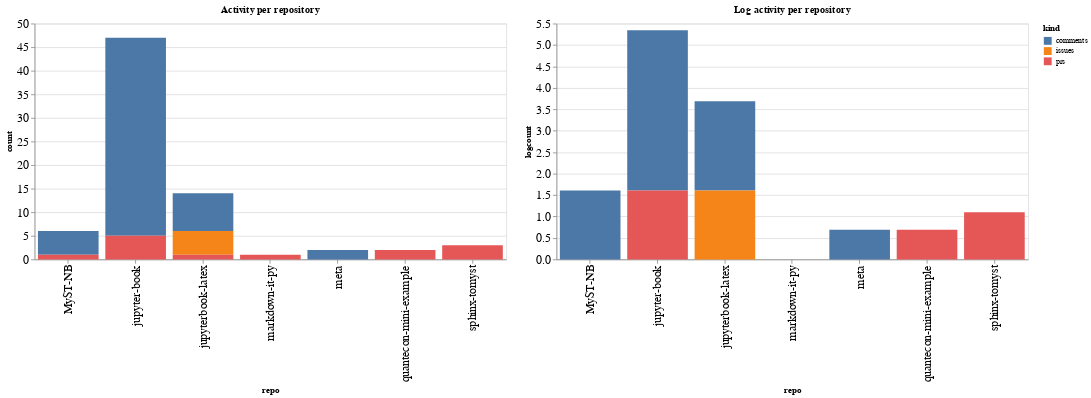

Notebook code for this chart:
### Code cell
ch1 = alt.Chart(repo_summaries, width=600, title="Activity per repository").mark_bar().encode(
    x='repo',
    y='count',
    color='kind',
    tooltip="kind"
)

ch2 = alt.Chart(repo_summaries, width=600, title="Log activity per repository").mark_bar().encode(
    x='repo',
    y='logcount',
    color='kind',
    tooltip="kind"
)

ch1 | ch2

### Figure 1 — Vega-Lite specification as saved in the notebook (floating-point values rounded to 4 significant figures)
{"config": {"axisLeft": {"labelFontSize": 15}, "axisBottom": {"labelFontSize": 15}}, "hconcat": [{"mark": "bar", "encoding": {"color": {"type": "nominal", "field": "kind"}, "tooltip": {"type": "nominal", "field": "kind"}, "x": {"type": "nominal", "field": "repo"}, "y": {"type": "quantitative", "field": "count"}}, "title": "Activity per repository", "width": 600}, {"mark": "bar", "encoding": {"color": {"type": "nominal", "field": "kind"}, "tooltip": {"type": "nominal", "field": "kind"}, "x": {"type": "nominal", "field": "repo"}, "y": {"type": "quantitative", "field": "logcount"}}, "title": "Log activity per repository", "width": 600}], "data": {"name": "data-cf35bae026c8d6440586aa5b0e1f559f"}, "$schema": "https://vega.github.io/schema/vega-lite/v4.8.1.json", "datasets": {"data-cf35bae026c8d6440586aa5b0e1f559f": [{"repo": "MyST-NB", "kind": "comments", "count": 5, "logcount": 1.609}, {"repo": "MyST-NB", "kind": "prs", "count": 1, "logcount": 0.0}, {"repo": "jupyter-book", "kind": "comments", "count": 42, "logcount": 3.738}, {"repo": "jupyter-book", "kind": "prs", "count": 5, "logcount": 1.609}, {"repo": "jupyterbook-latex", "kind": "comments", "count": 8, "logcount": 2.079}, {"repo": "jupyterbook-latex", "kind": "issues", "count": 5, "logcount": 1.609}, {"repo": "jupyterbook-latex", "kind": "prs", "count": 1, "logcount": 0.0}, {"repo": "markdown-it-py", "kind": "prs", "count": 1, "logcount": 0.0}, {"repo": "meta", "kind": "comments", "count": 2, "logcount": 0.6931}, {"repo": "quantecon-mini-example", "kind": "prs", "count": 2, "logcount": 0.6931}, {"repo": "sphinx-tomyst", "kind": "prs", "count": 3, "logcount": 1.099}]}}
